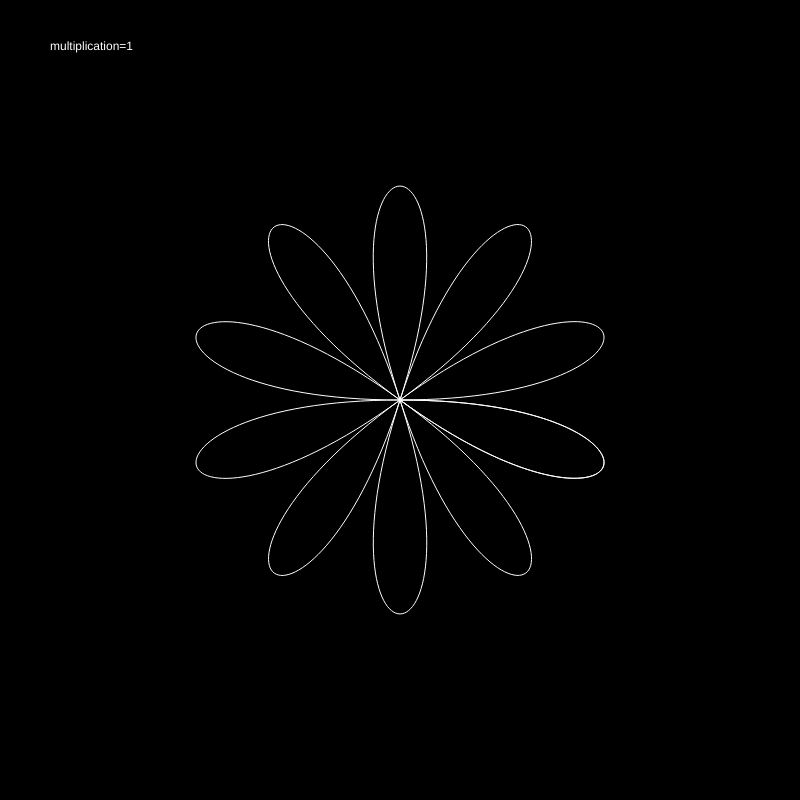
Frame 1 (no input)
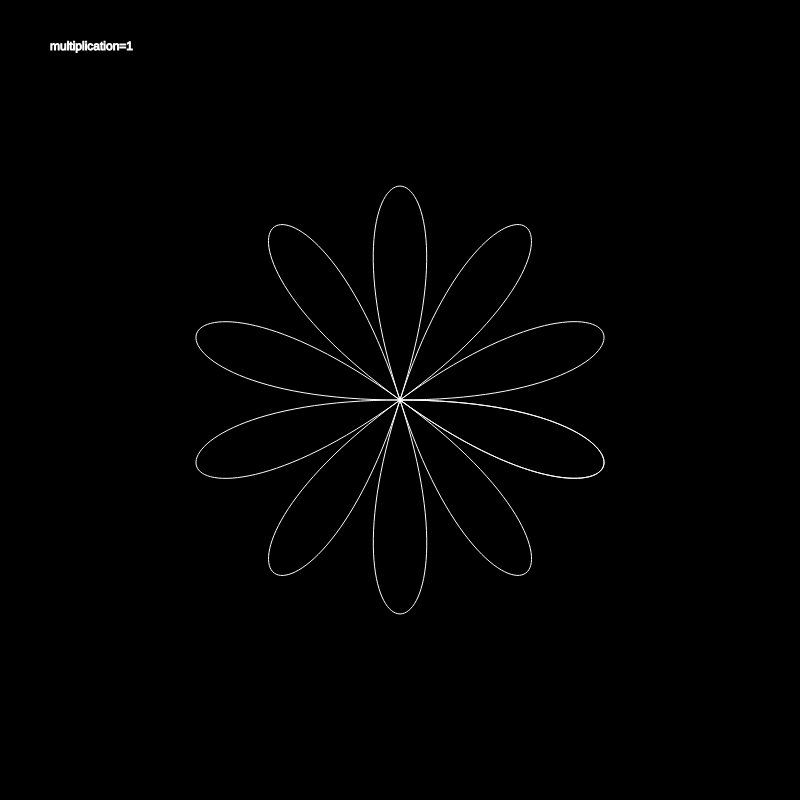
Frame 60 (no input)
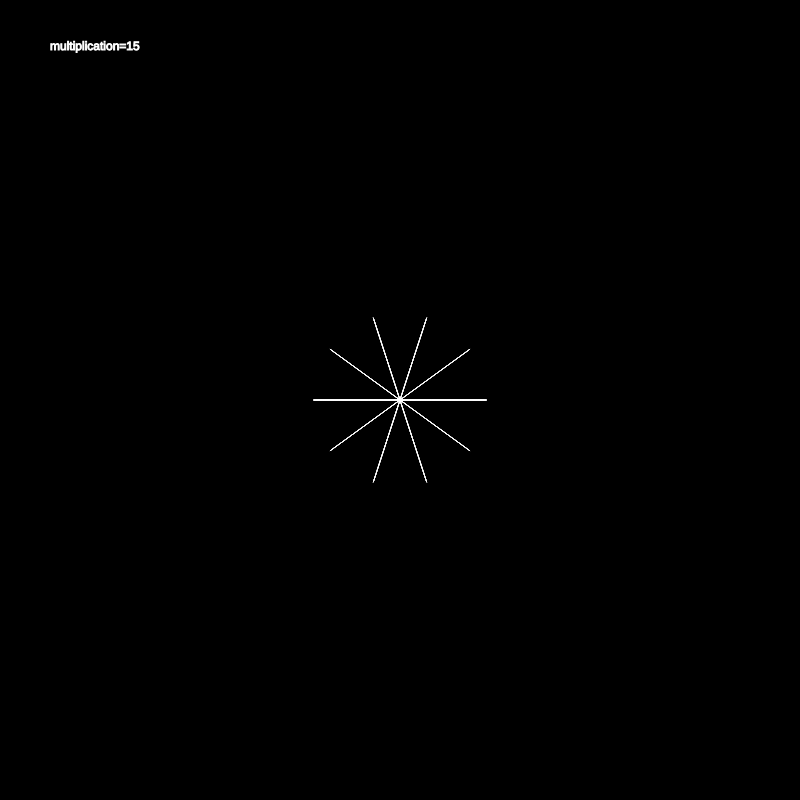
Frame 120 (the mouse pressed at the canvas centre since frame 60)

The p5.js sketch that drew these frames (run headless with seeded random() and noise() and a simulated clock; from frame 60 on, the mouse is pressed at the canvas centre):

// p5.js sketch
// ── sketch.js
let step = Math.PI / 5
let w = 800
let h = 800
let r = 300
let x0 = w / 2, y0 = h / 2
let mult = 1
let dr = 0


function setup() {
    createCanvas(w, h)
    background("black")
}

function draw() {
    background("black")

    mult = int(map(mouseX, 0, w, 1, 30))
    fill("white")
    text("multiplication="+mult, 50, 50)

    stroke("white")
    noFill()

    for (let t = 0; t <= 2 * PI; t += step) {

        //Start end Points for Bezier curve (same point for start and end)
        let x = x0 + r  * cos(t)
        let y = y0 + r  * sin(t)

        //Control Points for Bezier curve (same point for both)
        let x1 = x0 + r * cos(t + mult*step)
        let y1 = y0 + r  * sin(t + mult*step)

        bezier(x0, y0, x, y, x1, y1, x0, y0)

    }
}
